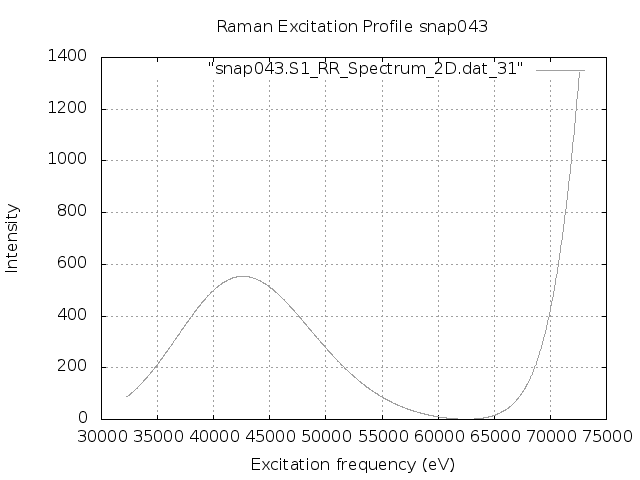

This chart was generated by the following gnuplot code:
set terminal png
set output "snap043.S1.REP.png"
set xlabel 'Excitation frequency (eV)'
set ylabel 'Intensity'
set title "Raman Excitation Profile snap043"
set grid
set autoscale
plot "snap043.S1_RR_Spectrum_2D.dat_31" with lines lc "blue"
exit
